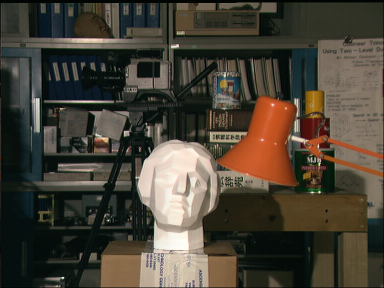
#> input picture 26_CV_notebooks/tsukuba_col1.ppm, 384 x 288 px
$ jupyter execute '26 stereo imaging simple tsukuba.ipynb'   (shell and % lines are left out)
#> lines starting #> are read from the running program, lines starting #| are printed output that depends on the picture
[cell 1]
import numpy as np
from matplotlib import pyplot as plt
plt.rcParams['axes.labelsize'] = 18
plt.rcParams['xtick.labelsize'] = 14
plt.rcParams['ytick.labelsize'] = 14

import cv2

from skimage.io import imread
from skimage import color

[cell 2]
left = imread('tsukuba_col1.ppm')
#> left is the input picture: shape (288, 384, 3); mean R, G, B 73.2, 66.6, 54.7
right = imread('tsukuba_col3.ppm')
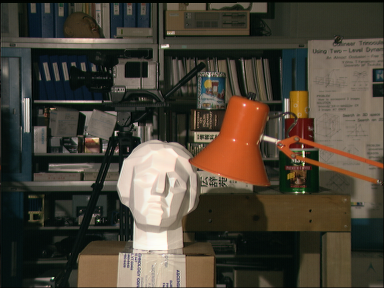
#> input picture 26_CV_notebooks/tsukuba_col3.ppm, 384 x 288 px
#> right is the input picture: shape (288, 384, 3); mean R, G, B 74.7, 67.6, 55.3

plt.figure(figsize=(18,9))

plt.subplot(121)
plt.imshow(left, cmap = 'gray')
plt.axis('off')
plt.title('left eye', fontsize=20)

plt.subplot(122)
plt.imshow(right, cmap = 'gray')
plt.axis('off')
plt.title('right eye', fontsize=20)

plt.show()
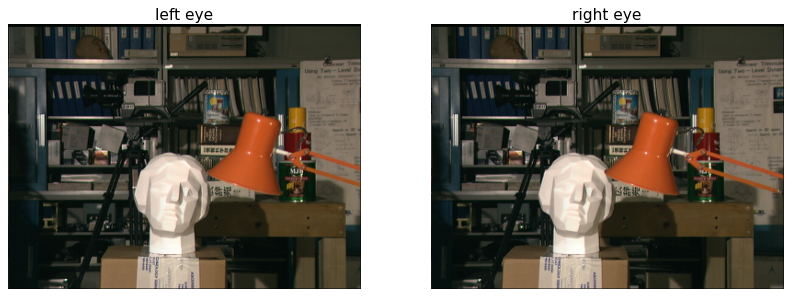
#> figure drawn by matplotlib, 2 panels

[cell 3]
window_size = 5
# Creating an object of StereoSGBM algorithm
stereo = cv2.StereoSGBM_create(
        minDisparity = 0,
        numDisparities = 30,
        blockSize = window_size,
        P1=8 * 3 * window_size ** 2,
        P2=32 * 3 * window_size ** 2,
        disp12MaxDiff = -1,     # -1 means off
        uniquenessRatio = 20,
        speckleWindowSize = 3,   # 0 means off
        speckleRange = 2,
        preFilterCap=0,
        mode=cv2.STEREO_SGBM_MODE_SGBM_3WAY
    )

# Calculating disparity using the StereoSGBM algorithm
disp = stereo.compute(left, right).astype(np.float32)
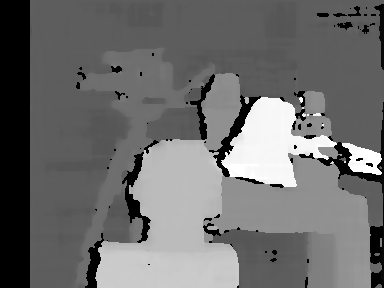
#> disp: shape (288, 384) float32; min -16, max 464, mean 190.5; drawn with min black and max white
disp = cv2.normalize(disp,0,255,cv2.NORM_MINMAX)

plt.figure(figsize=(9,7))
plt.imshow(disp, 'gray')
plt.axis('off')
plt.title('disparity', fontsize=20)

plt.show()
